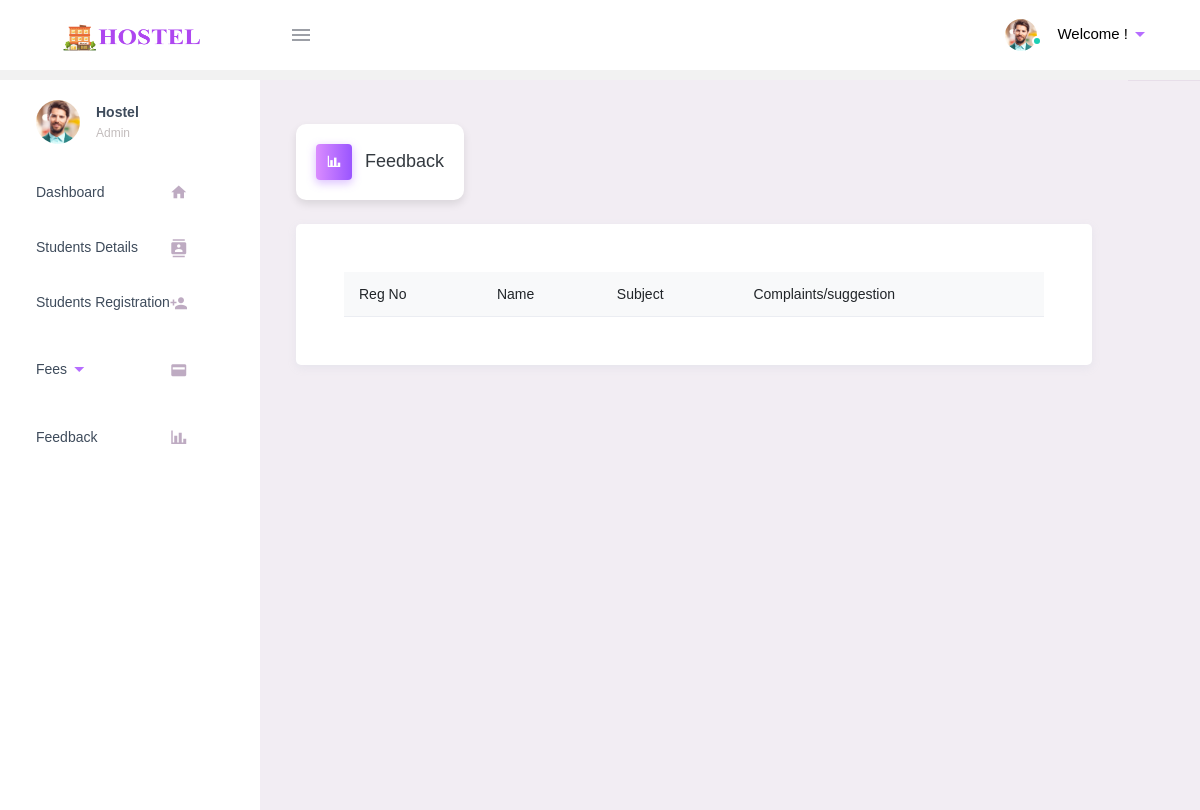
/admin/get_feedback.php, run on an earlier commit of the app's database.
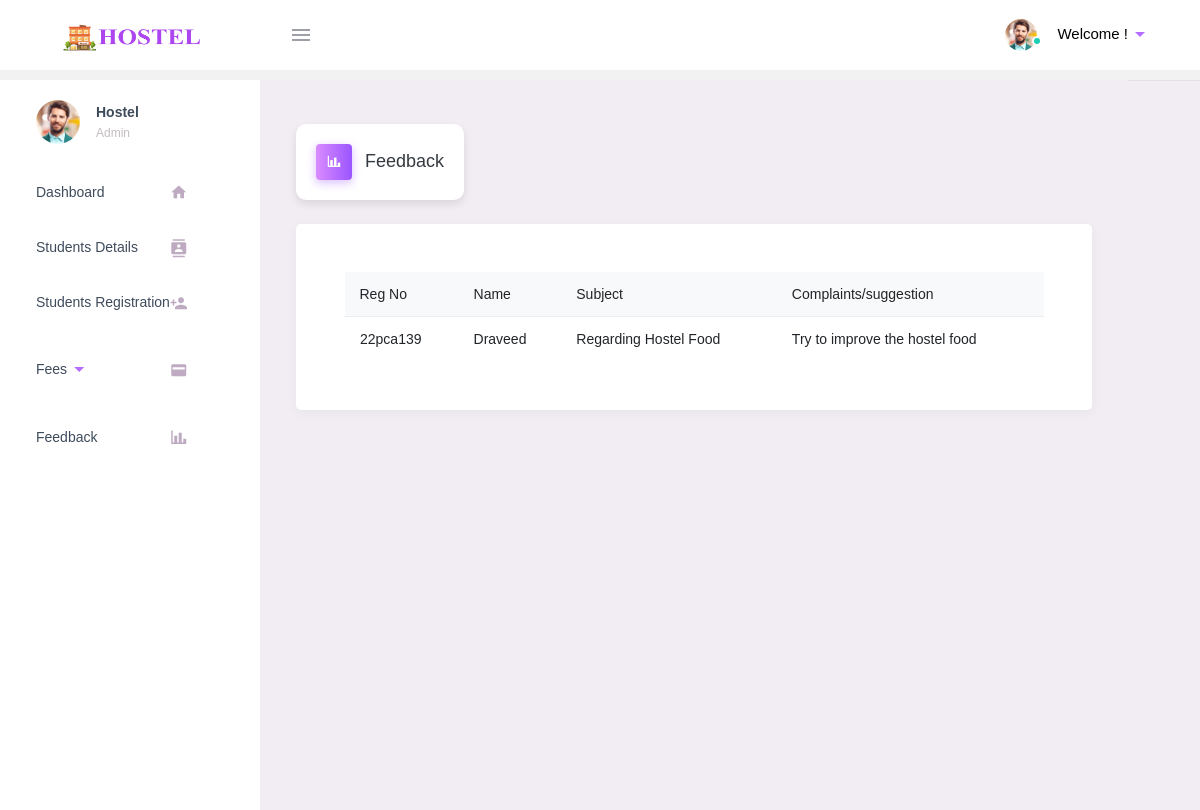
And on a later commit of the database.
### tables this page shows
CREATE TABLE `suggest` (
  `id` varchar(20) NOT NULL,
  `reg` varchar(20) NOT NULL,
  `name` varchar(50) NOT NULL,
  `sub` varchar(50) NOT NULL,
  `cmpl` varchar(250) NOT NULL
);

### admin/get_feedback.php (the view, shortened to what this page needs)
<?php
include("../dbconnect.php");
extract($_POST);
?>
<!DOCTYPE html>
<html lang="en">
<head>
  <link rel="stylesheet" href="./include/materialdesignicons.min.css">
  <link rel="stylesheet" href="./include/vendor.bundle.base.css">
  <link rel="stylesheet" href="./include/style.css">
  <link rel="stylesheet" href="https://cdn.jsdelivr.net/npm/@mdi/font/css/materialdesignicons.min.css">
  <link rel="stylesheet" href="../dist/css/style.min.css">
  <link rel="stylesheet" href="./include/style.css">
  <link rel="stylesheet" href="./include/exstyle.css">
</head>
<body class="">
  <div class="container-scroller">
    <header class="topbar" data-navbarbg="skin6">
      <?php include 'navbar.php' ?>
    </header>
    <div class="container-fluid page-body-wrapper pt-0 proBanner-padding-top">
      <div class="navcantainer d-fixed">
        <?php include 'sidebar.php' ?>
      </div>
      <div class="main-panel">
        <div class="content-wrapper">
          <div class="page-header">
            <h3 class="page-title">
              <span class="page-title-icon bg-gradient-primary text-white mr-2">
                <i class="mdi mdi-chart-bar menu-icon"></i>
              </span> Feedback
            </h3>
          </div>
          <div class="grid-margin card p-5 stretch-card">
            <table class="table table-responsive-xl">
              <thead class="grid-margin bg-light fs-1 fw-bolder">
                <tr>
                  <th>Reg No</th>
                  <th>Name</th>
                  <th>Subject</th>
                  <th>Complaints/suggestion</th>
                </tr>
              </thead>
              <?php
              $qry = mysqli_query($connect, "select * from suggest");
              while ($row = mysqli_fetch_array($qry)) {
              ?>
                <tr class="alert " role="alert">
                  <td>
                    <div><?php echo $row['reg']; ?></div>
                  </td>
                  <td>
                    <div><?php echo $row['name']; ?></div>
                  </td>
                  <td>
                    <div><?php echo $row['sub']; ?></div>
                  </td>
                  <td>
                    <div><?php echo $row['cmpl']; ?></div>
                  </td>
                </tr>
              <?php
              }
              ?>
            </table>
          </div>
        </div>
      </div>
      <footer class="footer">
        <div class="container-fluid clearfix">
        </div>
      </footer>
    </div>
  </div>
</body>
</html>

What changed in the data, as far as the page shows it:
added suggest: reg "22pca139", name "Draveed", sub "Regarding Hostel Food", cmpl "Try to improve the hostel food"
